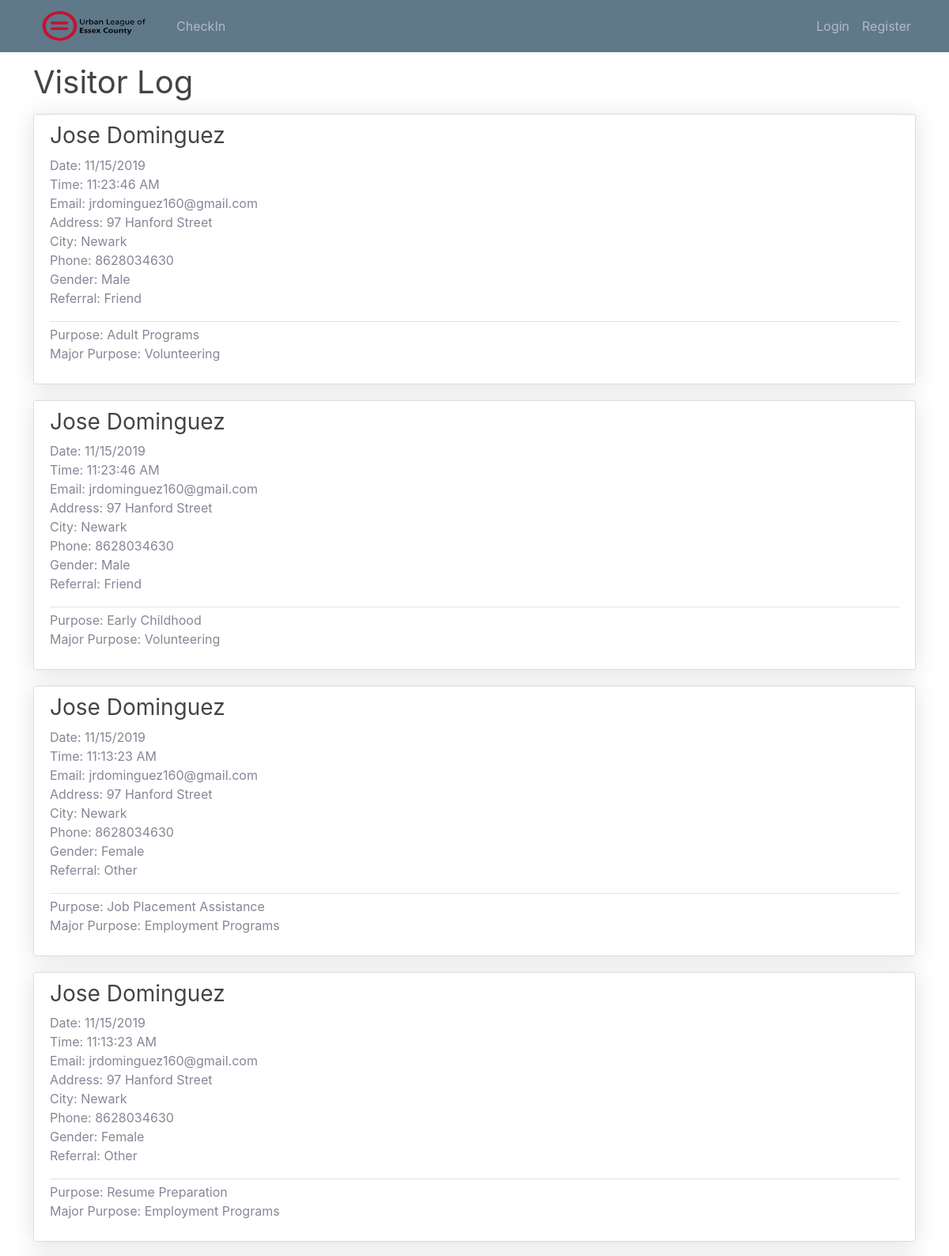
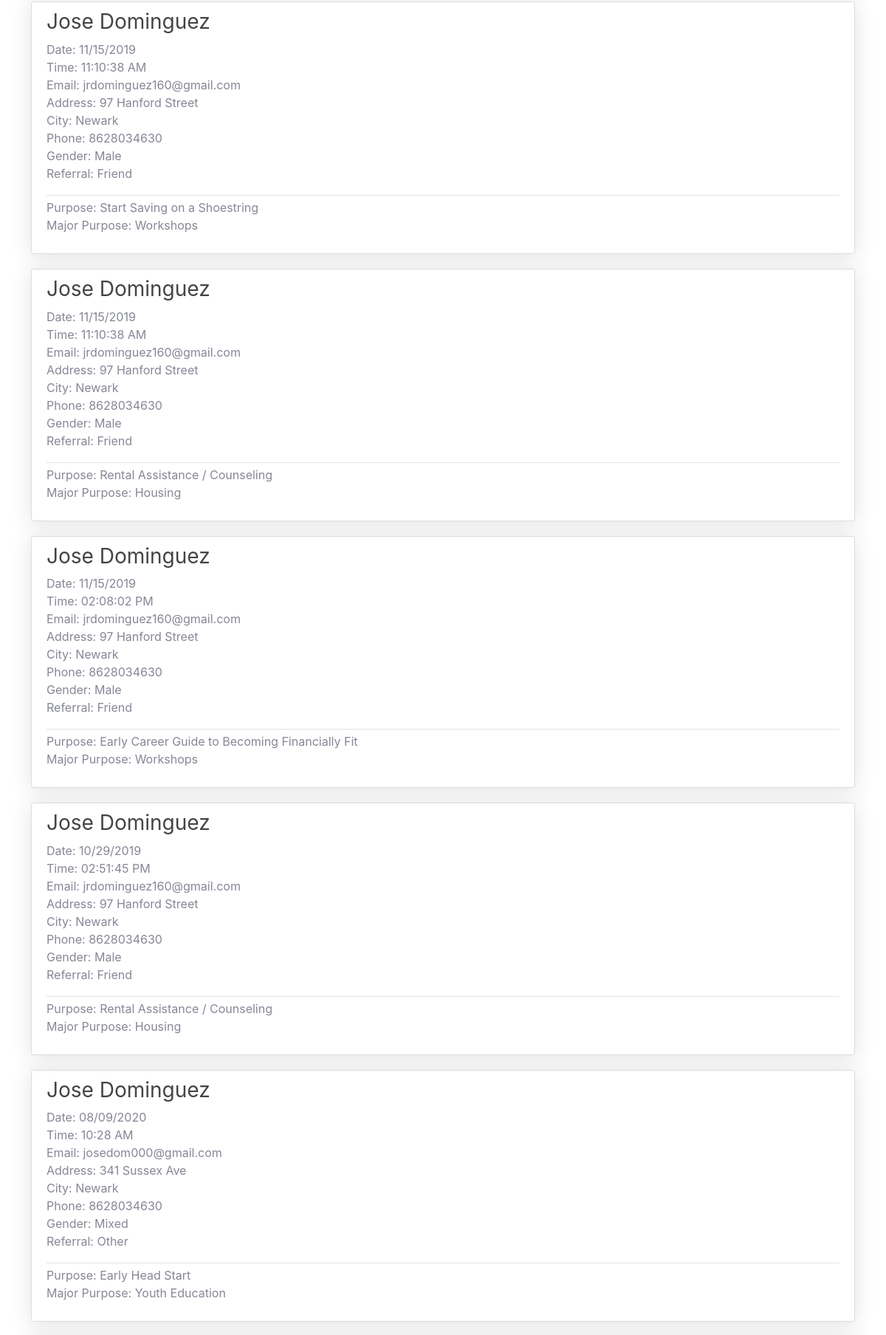
/view/analytics/ (upper part), run on the app's committed database (2 pictures, top to bottom).
### visitors/models.py (models this page shows, shortened)
class Visit(models.Model):
    first_name = models.CharField(max_length=3000, default="", verbose_name="First Name")
    last_name = models.CharField(max_length=3000, default="", verbose_name="Last Name")
    email = models.EmailField(max_length=3000, default="", verbose_name="Email")
    gender = models.CharField(max_length=3000, default="", verbose_name="Gender")
    address = models.CharField(max_length=3000, default="", verbose_name="Address")
    city = models.CharField(max_length=3000, default="", verbose_name="City")
    uid = models.CharField(max_length=3000, default="", verbose_name="User ID#")
    date = models.CharField(max_length=3000, default="", verbose_name="Date")
    time =  models.CharField(max_length=3000, default="", verbose_name="Timestamp")
    referral = models.CharField(max_length=3000, default="", verbose_name="Referral")
    phone_number = models.CharField(max_length=10, default="", verbose_name="Main Phone Number")
    purpose = models.CharField(max_length=3000, default="", verbose_name="Purpose")
    household_number = models.CharField(max_length=3000, default="", verbose_name="Number of People in Household")
    household_income = models.CharField(max_length=3000, default="", verbose_name="Household Income")
    race = models.CharField(max_length=3000, default="", verbose_name="Ethnicity")
    dob  = models.CharField(max_length=3000, default="", verbose_name="Date of Birth")
    veteran = models.CharField(max_length=3000, default="", verbose_name="Veteran Status")
    disabled = models.CharField(max_length=3000, default="", verbose_name="Disabled Status")
    marital_status = models.CharField(max_length=3000, default="", verbose_name="Marital Status")
    major_purpose = models.CharField(max_length=3000, default="", verbose_name="Major Purpose")

### view/views.py (the view)
# urls.py: path('analytics/', VisitorListView.as_view(), name='analytics'),
class VisitorListView(ListView):
    model = Visit
    template_name = 'view/analytics.html'  # <app>/<model>_<viewtype>.html
    context_object_name = 'results'
    ordering = ['-date','-time']
    paginate_by = 15

### view/templates/view/analytics.html (shortened to what this page needs)
{% extends "view/base.html" %}
{% block content %}
    <h1 class="mb-3">Visitor Log</h1>
    {% for result in results %}
        <article class="media content-section w-100 shadow">
            <div class="media-body">
                <div class="article-metadata">
                    <h3>{{ result.first_name }} {{ result.last_name }}</h3>
                    <p class="article-content">Date: {{ result.date }}<br>Time: {{ result.time }}<br>Email: {{ result.email }}<br>Address: {{ result.address }}<br>City: {{ result.city }}<br>Phone: {{ result.phone_number }}<br>Gender: {{ result.gender }}<br>Referral: {{ result.referral }}</p>
                </div>
                <p class="article-content">Purpose: {{ result.purpose }}<br>Major Purpose: {{ result.major_purpose }}</p>
            </div>
        </article>
    {% endfor %}
{% endblock content %}

### view/static/view/main.css (style rules this page uses)
body { background: #fafafa; color: #333333; margin-top: 5rem; }
h1, h2, h3, h4, h5, h6 { color: #444444; }
.content-section { background: #ffffff; padding: 10px 20px; border: 1px solid #dddddd; border-radius: 3px; margin-bottom: 20px; }
.article-content { white-space: pre-line; }
.article-metadata { padding-bottom: 1px; margin-bottom: 4px; border-bottom: 1px solid #e3e3e3; }

### data on the page
Visit: first_name "Jose", last_name "Dominguez", date "11/15/2019", time "11:23:46 AM", email "jrdominguez160@gmail.com", address "97 Hanford Street", city "Newark", phone_number "8628034630", gender "Male", referral "Friend", purpose "Adult Programs", major_purpose "Volunteering"
Visit: first_name "Jose", last_name "Dominguez", date "11/15/2019", time "11:23:46 AM", email "jrdominguez160@gmail.com", address "97 Hanford Street", city "Newark", phone_number "8628034630", gender "Male", referral "Friend", purpose "Early Childhood", major_purpose "Volunteering"
Visit: first_name "Jose", last_name "Dominguez", date "11/15/2019", time "11:13:23 AM", email "jrdominguez160@gmail.com", address "97 Hanford Street", city "Newark", phone_number "8628034630", gender "Female", referral "Other", purpose "Job Placement Assistance", major_purpose "Employment Programs"
Visit: first_name "Jose", last_name "Dominguez", date "11/15/2019", time "11:13:23 AM", email "jrdominguez160@gmail.com", address "97 Hanford Street", city "Newark", phone_number "8628034630", gender "Female", referral "Other", purpose "Resume Preparation", major_purpose "Employment Programs"
Visit: first_name "Jose", last_name "Dominguez", date "11/15/2019", time "11:10:38 AM", email "jrdominguez160@gmail.com", address "97 Hanford Street", city "Newark", phone_number "8628034630", gender "Male", referral "Friend", purpose "Start Saving on a Shoestring", major_purpose "Workshops"
Visit: first_name "Jose", last_name "Dominguez", date "11/15/2019", time "11:10:38 AM", email "jrdominguez160@gmail.com", address "97 Hanford Street", city "Newark", phone_number "8628034630", gender "Male", referral "Friend", purpose "Rental Assistance / Counseling", major_purpose "Housing"
Visit: first_name "Jose", last_name "Dominguez", date "11/15/2019", time "02:08:02 PM", email "jrdominguez160@gmail.com", address "97 Hanford Street", city "Newark", phone_number "8628034630", gender "Male", referral "Friend", purpose "Early Career Guide to Becoming Financially Fit", major_purpose "Workshops"
Visit: first_name "Jose", last_name "Dominguez", date "10/29/2019", time "02:51:45 PM", email "jrdominguez160@gmail.com", address "97 Hanford Street", city "Newark", phone_number "8628034630", gender "Male", referral "Friend", purpose "Rental Assistance / Counseling", major_purpose "Housing"
Visit: first_name "Jose", last_name "Dominguez", date "08/09/2020", time "10:28 AM", email "josedom000@gmail.com", address "341 Sussex Ave", city "Newark", phone_number "8628034630", gender "Mixed", referral "Other", purpose "Early Head Start", major_purpose "Youth Education"
